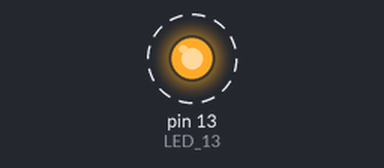
Simulated run of this sketch. Board: Arduino Uno, built with avr-gcc and run on an emulated ATmega328P. Parts: output pins drawn as LEDs (lit = HIGH). Dashed ring = blinking.

Above: at 0.5 s.
Timing chart, 0 to 4.6 s (numbered marks = the images above):
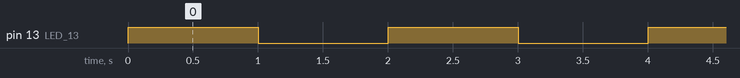

Measured:
- by itself, pin 13 (LED_13): alternates HIGH for 1.0 s and LOW for 1.0 s

The sketch:

LED_13_BLink.ino
```cpp
#define LED_13 13

void setup() {
  // put your setup code here, to run once:
  pinMode(LED_13, OUTPUT);
}

void loop() {
  // put your main code here, to run repeatedly:
  digitalWrite(LED_13, HIGH);
  delay(1000);
  digitalWrite(LED_13, LOW);
  delay(1000);
}
```
